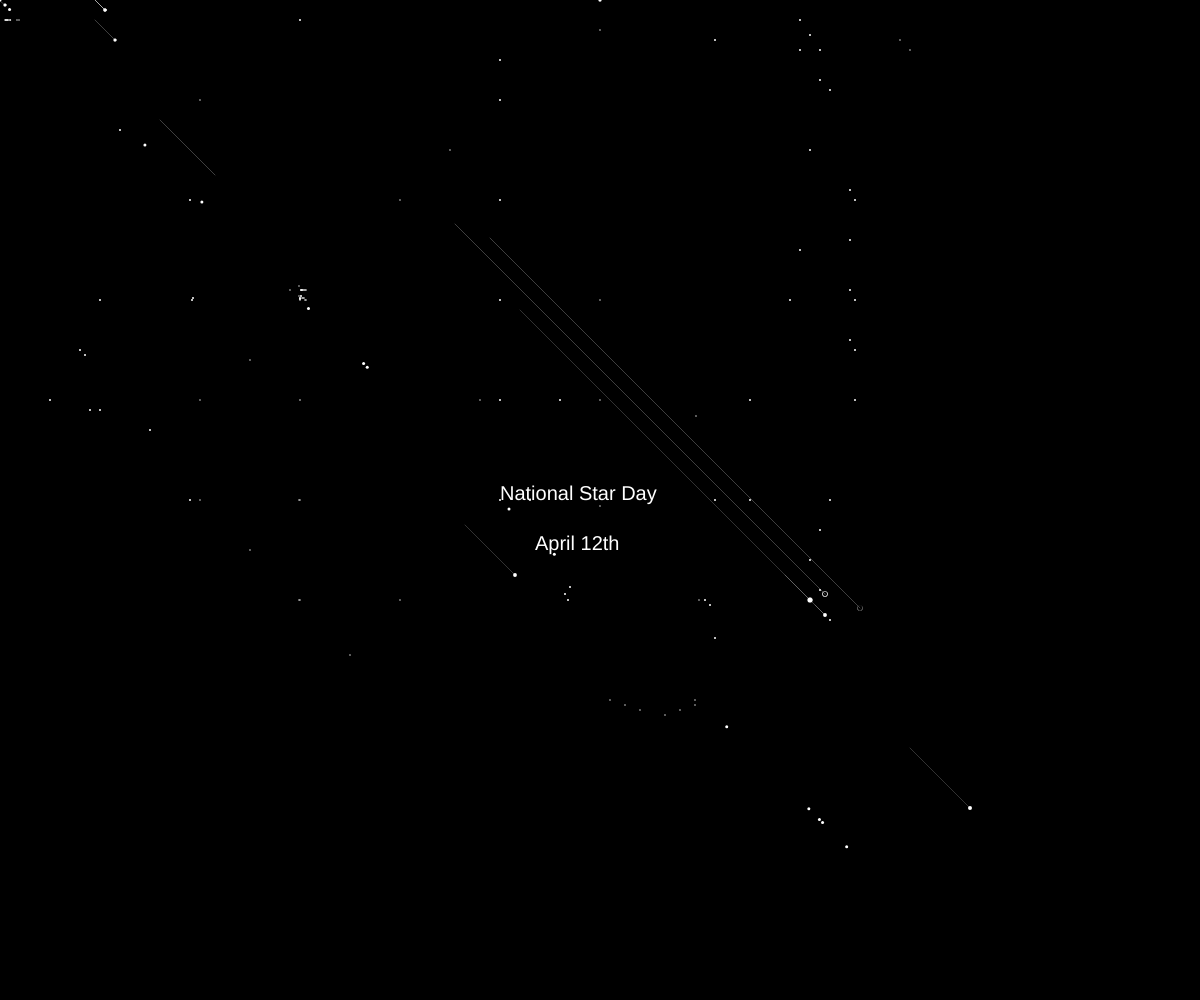
Frame 1 (no input)
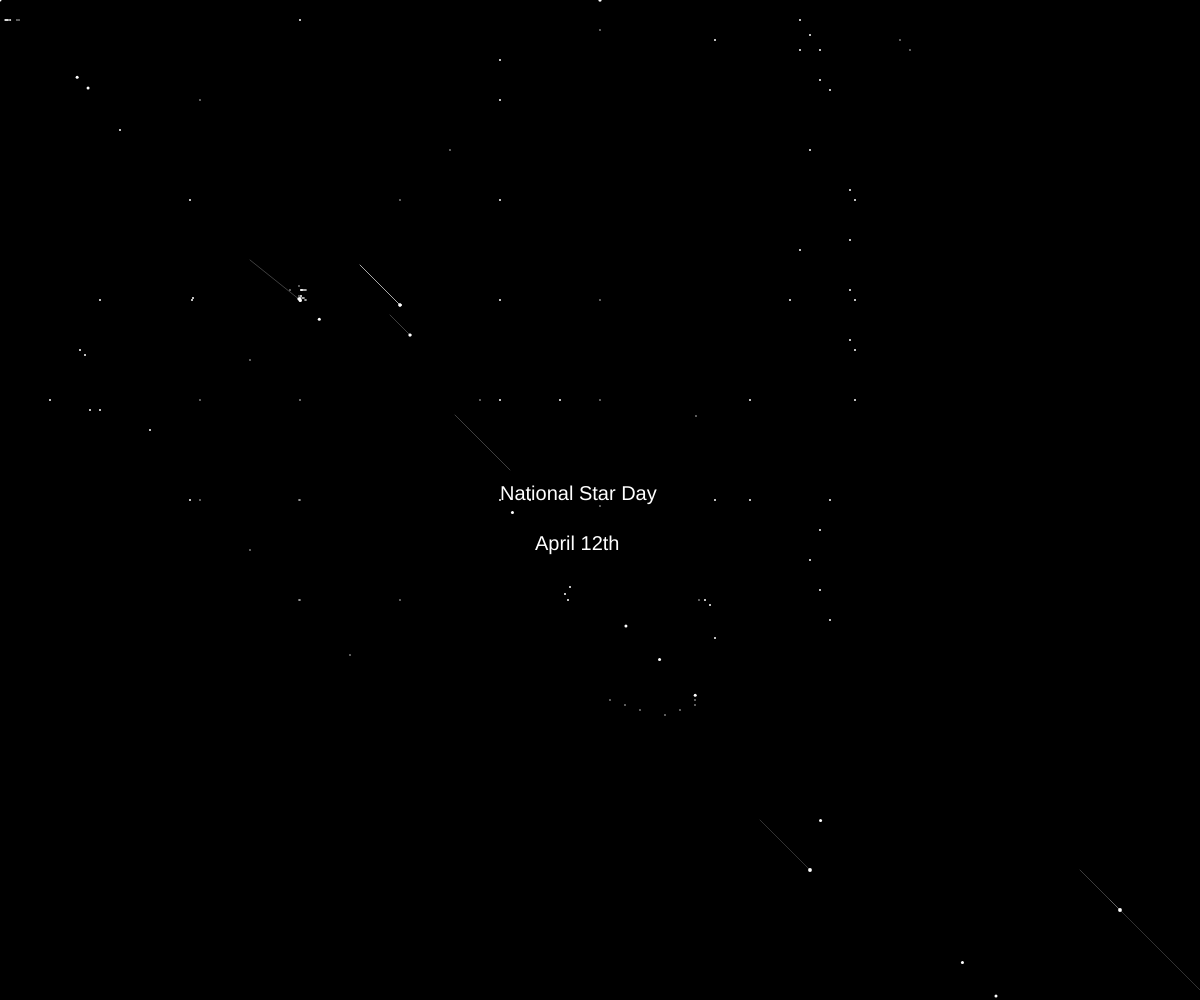
Frame 60 (no input)
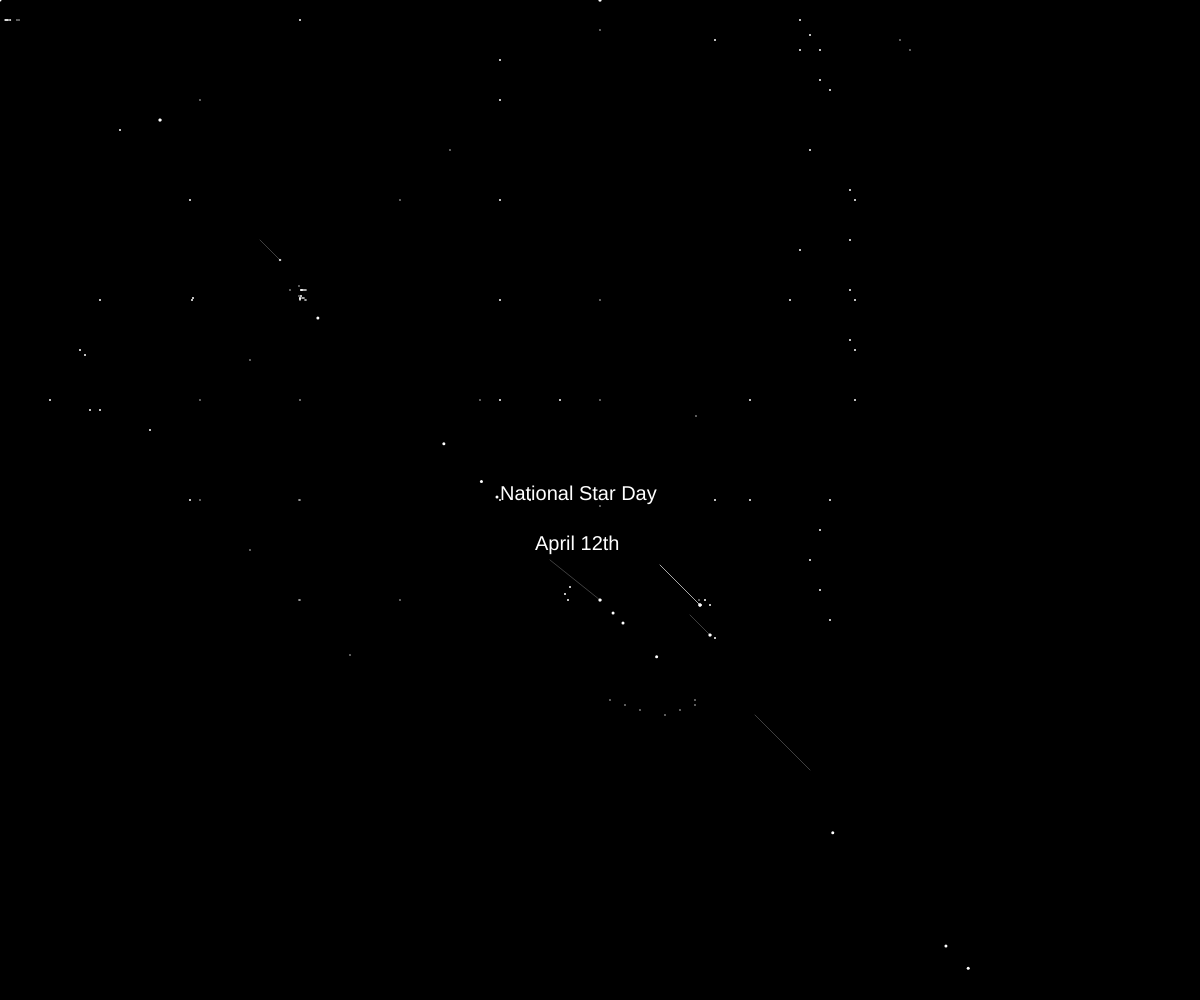
Frame 120 (the mouse pressed at the canvas centre since frame 60)

The p5.js sketch that drew these frames (run headless with seeded random() and noise() and a simulated clock; from frame 60 on, the mouse is pressed at the canvas centre):

// p5.js sketch
// ── sketch.js
let rectX = 0;
let fr = 90;
let clr;
function setup() {
  createCanvas(windowWidth, windowHeight);
  background(200);
  frameRate(fr);
  clr = color("white");
  let r = random
}
function draw() {
  background("black");
  stroke("white");
  strokeWeight(0);
  fill("white");
  textSize(20);
  // 67 percent screen zoom works best for viewing
  text("National Star Day", windowWidth / 2 - 100, windowHeight / 2);
  text("April 12th", windowWidth/2-65,windowHeight/2+50);
  stroke("white");
  strokeWeight(4 / 3);
  point(5, 20);
  point(11 / 2, 20);
  point(6, 20);
  point(13 / 2, 20);
  point(7, 20);
  point(15 / 2, 20);
  point(8, 20);
  point(17, 20);
  point(9, 20);
  point(19, 20);
  point(10, 20);
  point(21 / 2, 20);
  strokeWeight(4 / 2);
  point(50, 400);
  point(80, 350);
  point(85, 355);
  point(90, 410);
  strokeWeight(4 / 2);
  point(100, 300);
  point(100, 410);
  point(120, 130);
  point(150, 430);
  point(190, 200);
  point(192, 300);
  point(193, 298);
  point(190, 500);
  strokeWeight(4 / 3);
  point(200, 100);
  point(200, 500);
  point(200, 400);
  point(250, 550);
  point(250, 360);
  point(290, 290);
  point(299, 286);
  point(299, 296);
  point(299,500)
  point(299,600)
  strokeWeight(4 / 2);
  point(300, 20);
  point(300, 299);
  point(300, 298);
  point(301, 290);
  point(301, 296);
  point(302, 290);
  strokeWeight(3 / 2);
  point(302, 298);
  point(303, 290);
  point(303, 298);
  point(304, 290);
  point(304, 298);
  point(305, 290);
  point(305, 300);
  point(306, 290);
  point(306, 300);
  point(300, 300);
  point(300, 400);
  strokeWeight(4 / 3);
  point(300, 500);
  point(300, 600);
  point(350, 655);
  strokeWeight(4 / 3);
  point(400, 200);
  point(480, 400);
  point(400, 600);
  point(450, 150);
  strokeWeight(4 / 2);
  point(500, 60);
  point(500, 100);
  point(500, 200);
  point(500, 300);
  point(500, 400);
  point(500, 500);
  point(530, 500);
  point(560, 400);
  point(565, 594);
  point(568, 600);
  point(570, 587);
  strokeWeight(4 / 3);
  point(600, 30);
  point(600, 300);
  point(600, 400);
  point(600, 506);
  point(610,700)
  point(625,705)
  point(640,710)
  point(665,715)
  point(680,710)
  point(695,705)
  point(695,700)
  point(696, 416);
  point(699, 600);
  strokeWeight(4 / 2);
  point(705,600)
  point(710,605)
  point(715,500)
  point(715,40)
  point(715,638)
  point(750, 400);
  point(750, 500);
  point(790, 300);
  strokeWeight(4 / 2);
  point(800, 20);
  point(800, 50);
  strokeWeight(4 / 2);
  point(800, 250);
  point(810, 35);
  point(820, 80);
  point(830, 90);
  point(830,500)
  point(820,530)
  point(810,560)
  point(820,590)
  point(830,620)
  point(820,50)
  point(810,150)
  point(850,190)
  point(850,240)
  point(850,290)
  point(850,340)
  point(855,200)
  point(855,300)
  point(855,350)
  point(855,400)
  strokeWeight(4 / 3);
  point(900, 40);
  point(910, 50);
  strokeWeight(10/3)
  point(windowWidth-windowWidth/2, windowHeight-windowHeight)
  for (let i = 0; i < 700; i++) {
    let r = random(700);
    stroke("white");
    strokeWeight(3);
    point(r * i, r * i);
    fr = 15;
  }
  noStroke();
  rectX = rectX += 5;
  if (rectX >= width) {
    if (fr >= 1) {
      clr = color("white");
      fr = 90;
      frameRate(fr);
    } else {
      clr = color("white");
      fr = 10;
      frameRate(fr);
    }
    rectX = 0;
  }
  fill(clr);
  stroke("white");
  strokeWeight(2 / 8);
  circle(rectX, rectX, 3);
  line(rectX, rectX, rectX - 50, rectX - 40);
  strokeWeight(2 / 3);
  translate(100, 5);
  circle(rectX, rectX, 3);
  line(rectX, rectX, rectX - 40, rectX - 40);
  strokeWeight(2 / 8);
  translate(10, 30);
  circle(rectX, rectX, 3);
  line(rectX, rectX, rectX - 20, rectX - 20);
  translate(100, 135);
  circle(rectX - 650, rectX - 650, 3);
  line(rectX, rectX, rectX - 55, rectX - 55);
  translate(110, 130);
  circle(rectX - 640, rectX - 640, 9 / 5);
  line(rectX - 640, rectX - 640, rectX - 660, rectX - 660);
  translate(200, 280);
  strokeWeight(2);
  circle(rectX - 10, rectX - 10, 9 / 5);
  strokeWeight(5 / 25);
  line(rectX - 10, rectX - 10, rectX - 60, rectX - 60);
  translate(300, 30);
  strokeWeight(2);
  circle(rectX, rectX, 9 / 5);
  strokeWeight(6 / 25);
  line(rectX, rectX, rectX - 40, rectX - 40);
  translate(rectX - 10, rectX - 10);
  strokeWeight(2 / 8);
  circle(rectX - 10, rectX - 10, 5);
  strokeWeight(5 / 25);
  line(rectX - 10, rectX - 10, rectX - 300, rectX - 300);
  translate(rectX, rectX);
  strokeWeight(2 / 9);
  circle(rectX, rectX, 2);
  line(rectX, rectX, rectX - 10, rectX - 10);
  translate(30, 9);
  strokeWeight(5);
  circle(rectX - 30, rectX - 30, 2 / 3);
  strokeWeight(2 / 8);
  line(rectX - 30, rectX - 30, rectX - 400, rectX - 400);
  translate(rectX + 30, rectX + 9);
  strokeWeight(5);
  circle(rectX - 30, rectX - 30, 2 / 9);
  strokeWeight(2 / 8);
  line(rectX - 30, rectX - 30, rectX - 400, rectX - 400);
    translate(100, 190);
  strokeWeight(2);
  circle(rectX - 20, rectX - 20, 10 / 5);
  strokeWeight(5 / 25);
  line(rectX - 20, rectX - 20, rectX - 80, rectX - 80);
}
